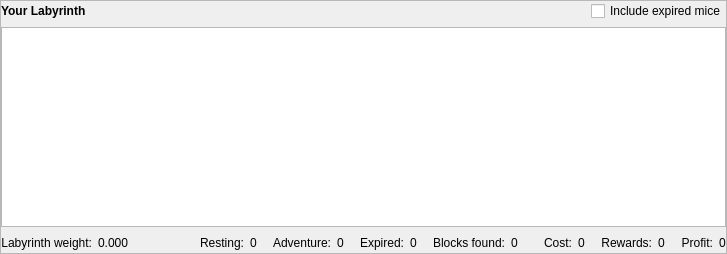
    <widget class="QFrame" name="walletHiveStatsFrame">
     <property name="frameShape">
      <enum>QFrame::StyledPanel</enum>
     </property>
     <property name="frameShadow">
      <enum>QFrame::Raised</enum>
     </property>
     <layout class="QVBoxLayout" name="verticalLayout_4">
      <property name="leftMargin">
       <number>0</number>
      </property>
      <property name="topMargin">
       <number>0</number>
      </property>
      <property name="rightMargin">
       <number>0</number>
      </property>
      <property name="bottomMargin">
       <number>0</number>
      </property>
      <item>
       <layout class="QHBoxLayout" name="yourHiveHeader">
        <item>
         <widget class="QLabel" name="label_8">
          <property name="font">
           <font>
            
            <bold>true</bold>
           </font>
          </property>
          <property name="text">
           <string>Your Labyrinth</string>
          </property>
         </widget>
        </item>
        <item>
         <spacer name="horizontalSpacer_13">
          <property name="orientation">
           <enum>Qt::Horizontal</enum>
          </property>
          <property name="sizeHint" stdset="0">
           <size>
            <width>0</width>
            <height>0</height>
           </size>
          </property>
         </spacer>
        </item>
        <item>
         <widget class="QCheckBox" name="includeDeadMiceCheckbox">
          <property name="sizePolicy">
           <sizepolicy hsizetype="Fixed" vsizetype="Fixed">
            <horstretch>0</horstretch>
            <verstretch>0</verstretch>
           </sizepolicy>
          </property>
          <property name="maximumSize">
           <size>
            <width>1000</width>
            <height>16777215</height>
           </size>
          </property>
          <property name="focusPolicy">
           <enum>Qt::StrongFocus</enum>
          </property>
          <property name="toolTip">
           <string>If ticked, your labyrinth display and summary will include mice that have expired as well as mice that are currently living.</string>
          </property>
          <property name="text">
           <string>Include expired mice</string>
          </property>
          <property name="checked">
           <bool>false</bool>
          </property>
         </widget>
        </item>
       </layout>
      </item>
      <item>
       <widget class="QTableView" name="currentHiveView">
        <property name="minimumSize">
         <size>
          <width>600</width>
          <height>200</height>
         </size>
        </property>
        <property name="contextMenuPolicy">
         <enum>Qt::CustomContextMenu</enum>
        </property>
        <property name="tabKeyNavigation">
         <bool>false</bool>
        </property>
        <property name="sortingEnabled">
         <bool>true</bool>
        </property>
        <property name="alternatingRowColors">
         <bool>true</bool>
        </property>
        <property name="selectionBehavior">
         <enum>QAbstractItemView::SelectRows</enum>
        </property>
        <property name="gridStyle">
         <enum>Qt::SolidLine</enum>
        </property>
        <property name="wordWrap">
         <bool>false</bool>
        </property>
       </widget>
      </item>
      <item>
       <layout class="QHBoxLayout" name="yourHiveSummary">
        <item>
         <widget class="QLabel" name="label_14">
          <property name="font">
           <font>
            <pointsize>9</pointsize>
           </font>
          </property>
          <property name="toolTip">
           <string>Labyrinth weight = your mouse population / global mouse population. 
This represents how much of the global labyrinth you control as well as
your chance of mining any given labyrinth-mineable block.</string>
          </property>
          <property name="text">
           <string>Labyrinth weight:</string>
          </property>
          <property name="alignment">
           <set>Qt::AlignRight|Qt::AlignTrailing|Qt::AlignVCenter</set>
          </property>
         </widget>
        </item>
        <item>
         <widget class="QLabel" name="localLabyrinthWeightLabel">
          <property name="minimumSize">
           <size>
            <width>60</width>
            <height>0</height>
           </size>
          </property>
          <property name="font">
           <font>
            <pointsize>9</pointsize>
           </font>
          </property>
          <property name="toolTip">
           <string>Labyrinth weight = your mouse population / global mouse population. 
This represents how much of the global labyrinth you control as well as
your chance of mining any given labyrinth-mineable block.</string>
          </property>
          <property name="text">
           <string>0.000</string>
          </property>
         </widget>
        </item>
        <item>
         <widget class="TinyPie" name="labyrinthWeightPie" native="true">
          <property name="sizePolicy">
           <sizepolicy hsizetype="Fixed" vsizetype="Fixed">
            <horstretch>0</horstretch>
            <verstretch>0</verstretch>
           </sizepolicy>
          </property>
          <property name="minimumSize">
           <size>
            <width>20</width>
            <height>20</height>
           </size>
          </property>
          <property name="toolTip">
           <string>Labyrinth weight = your mouse population / global mouse population. 
 This represents how much of the global labyrinth you control as well as
 your chance of mining any given labyrinth-mineable block.</string>
          </property>
         </widget>
        </item>
        <item>
         <spacer name="immatureLabelSpacer_4">
          <property name="orientation">
           <enum>Qt::Horizontal</enum>
          </property>
          <property name="sizeType">
           <enum>QSizePolicy::Fixed</enum>
          </property>
          <property name="sizeHint" stdset="0">
           <size>
            <width>10</width>
            <height>0</height>
           </size>
          </property>
         </spacer>
        </item>
        <item>
         <widget class="QLabel" name="label">
          <property name="toolTip">
           <string>Current number of resting mice in your labyrinth</string>
          </property>
          <property name="text">
           <string>Resting:</string>
          </property>
          <property name="alignment">
           <set>Qt::AlignRight|Qt::AlignTrailing|Qt::AlignVCenter</set>
          </property>
         </widget>
        </item>
        <item>
         <widget class="QLabel" name="immatureLabel">
          <property name="toolTip">
           <string>Current number of resting mice in your labyrinth</string>
          </property>
          <property name="text">
           <string>0</string>
          </property>
         </widget>
        </item>
        <item>
         <spacer name="immatureLabelSpacer">
          <property name="orientation">
           <enum>Qt::Horizontal</enum>
          </property>
          <property name="sizeType">
           <enum>QSizePolicy::Fixed</enum>
          </property>
          <property name="sizeHint" stdset="0">
           <size>
            <width>10</width>
            <height>0</height>
           </size>
          </property>
         </spacer>
        </item>
        <item>
         <widget class="QLabel" name="label_3">
          <property name="toolTip">
           <string>Current number of adventure mice in your labyrinth</string>
          </property>
          <property name="text">
           <string>Adventure:</string>
          </property>
          <property name="alignment">
           <set>Qt::AlignRight|Qt::AlignTrailing|Qt::AlignVCenter</set>
          </property>
         </widget>
        </item>
        <item>
         <widget class="QLabel" name="matureLabel">
          <property name="toolTip">
           <string>Current number of adventure mice in your labyrinth</string>
          </property>
          <property name="text">
           <string>0</string>
          </property>
         </widget>
        </item>
        <item>
         <spacer name="horizontalSpacer_16">
          <property name="orientation">
           <enum>Qt::Horizontal</enum>
          </property>
          <property name="sizeType">
           <enum>QSizePolicy::Fixed</enum>
          </property>
          <property name="sizeHint" stdset="0">
           <size>
            <width>10</width>
            <height>0</height>
           </size>
          </property>
         </spacer>
        </item>
        <item>
         <widget class="QLabel" name="deadTitleLabel">
          <property name="toolTip">
           <string>Current number of expired mice in your labyrinth</string>
          </property>
          <property name="text">
           <string>Expired:</string>
          </property>
          <property name="alignment">
           <set>Qt::AlignRight|Qt::AlignTrailing|Qt::AlignVCenter</set>
          </property>
         </widget>
        </item>
        <item>
         <widget class="QLabel" name="deadLabel">
          <property name="toolTip">
           <string>Current number of expired mice in your labyrinth</string>
          </property>
          <property name="text">
           <string>0</string>
          </property>
         </widget>
        </item>
        <item>
         <spacer name="horizontalSpacer_15">
          <property name="orientation">
           <enum>Qt::Horizontal</enum>
          </property>
          <property name="sizeType">
           <enum>QSizePolicy::Fixed</enum>
          </property>
          <property name="sizeHint" stdset="0">
           <size>
            <width>10</width>
            <height>0</height>
           </size>
          </property>
         </spacer>
        </item>
        <item>
         <widget class="QLabel" name="label_4">
          <property name="toolTip">
           <string>The number of blocks mined by your mice</string>
          </property>
          <property name="text">
           <string>Blocks found:</string>
          </property>
          <property name="alignment">
           <set>Qt::AlignRight|Qt::AlignTrailing|Qt::AlignVCenter</set>
          </property>
         </widget>
        </item>
        <item>
         <widget class="QLabel" name="blocksFoundLabel">
          <property name="toolTip">
           <string>The number of blocks mined by your mice</string>
          </property>
          <property name="text">
           <string>0</string>
          </property>
         </widget>
        </item>
        <item>
         <spacer name="deadLabelSpacer">
          <property name="orientation">
           <enum>Qt::Horizontal</enum>
          </property>
          <property name="sizeType">
           <enum>QSizePolicy::Fixed</enum>
          </property>
          <property name="sizeHint" stdset="0">
           <size>
            <width>20</width>
            <height>0</height>
           </size>
          </property>
         </spacer>
        </item>
        <item>
         <widget class="QLabel" name="label_10">
          <property name="toolTip">
           <string>Total mouse cost of your labyrinth</string>
          </property>
          <property name="text">
           <string>Cost:</string>
          </property>
          <property name="alignment">
           <set>Qt::AlignRight|Qt::AlignTrailing|Qt::AlignVCenter</set>
          </property>
         </widget>
        </item>
        <item>
         <widget class="QLabel" name="costLabel">
          <property name="toolTip">
           <string>Total mouse cost of your labyrinth</string>
          </property>
          <property name="text">
           <string>0</string>
          </property>
         </widget>
        </item>
        <item>
         <spacer name="horizontalSpacer_14">
          <property name="orientation">
           <enum>Qt::Horizontal</enum>
          </property>
          <property name="sizeType">
           <enum>QSizePolicy::Fixed</enum>
          </property>
          <property name="sizeHint" stdset="0">
           <size>
            <width>10</width>
            <height>0</height>
           </size>
          </property>
         </spacer>
        </item>
        <item>
         <widget class="QLabel" name="label_5">
          <property name="toolTip">
           <string>Total block rewards earned by your mice</string>
          </property>
          <property name="text">
           <string>Rewards:</string>
          </property>
          <property name="alignment">
           <set>Qt::AlignRight|Qt::AlignTrailing|Qt::AlignVCenter</set>
          </property>
         </widget>
        </item>
        <item>
         <widget class="QLabel" name="rewardsPaidLabel">
          <property name="toolTip">
           <string>Total block rewards earned by your mice</string>
          </property>
          <property name="text">
           <string>0</string>
          </property>
         </widget>
        </item>
        <item>
         <spacer name="horizontalSpacer_19">
          <property name="orientation">
           <enum>Qt::Horizontal</enum>
          </property>
          <property name="sizeType">
           <enum>QSizePolicy::Fixed</enum>
          </property>
          <property name="sizeHint" stdset="0">
           <size>
            <width>10</width>
            <height>0</height>
           </size>
          </property>
         </spacer>
        </item>
        <item>
         <widget class="QLabel" name="label_7">
          <property name="toolTip">
           <string>Total profit made by your mice</string>
          </property>
          <property name="text">
           <string>Profit:</string>
          </property>
          <property name="alignment">
           <set>Qt::AlignRight|Qt::AlignTrailing|Qt::AlignVCenter</set>
          </property>
         </widget>
        </item>
        <item>
         <widget class="QLabel" name="profitLabel">
          <property name="toolTip">
           <string>Total profit made by your mice</string>
          </property>
          <property name="text">
           <string>0</string>
          </property>
         </widget>
        </item>
        <item>
         <spacer name="horizontalSpacer_11">
          <property name="orientation">
           <enum>Qt::Horizontal</enum>
          </property>
          <property name="sizeHint" stdset="0">
           <size>
            <width>0</width>
            <height>0</height>
           </size>
          </property>
         </spacer>
        </item>
       </layout>
      </item>
     </layout>
    </widget>
